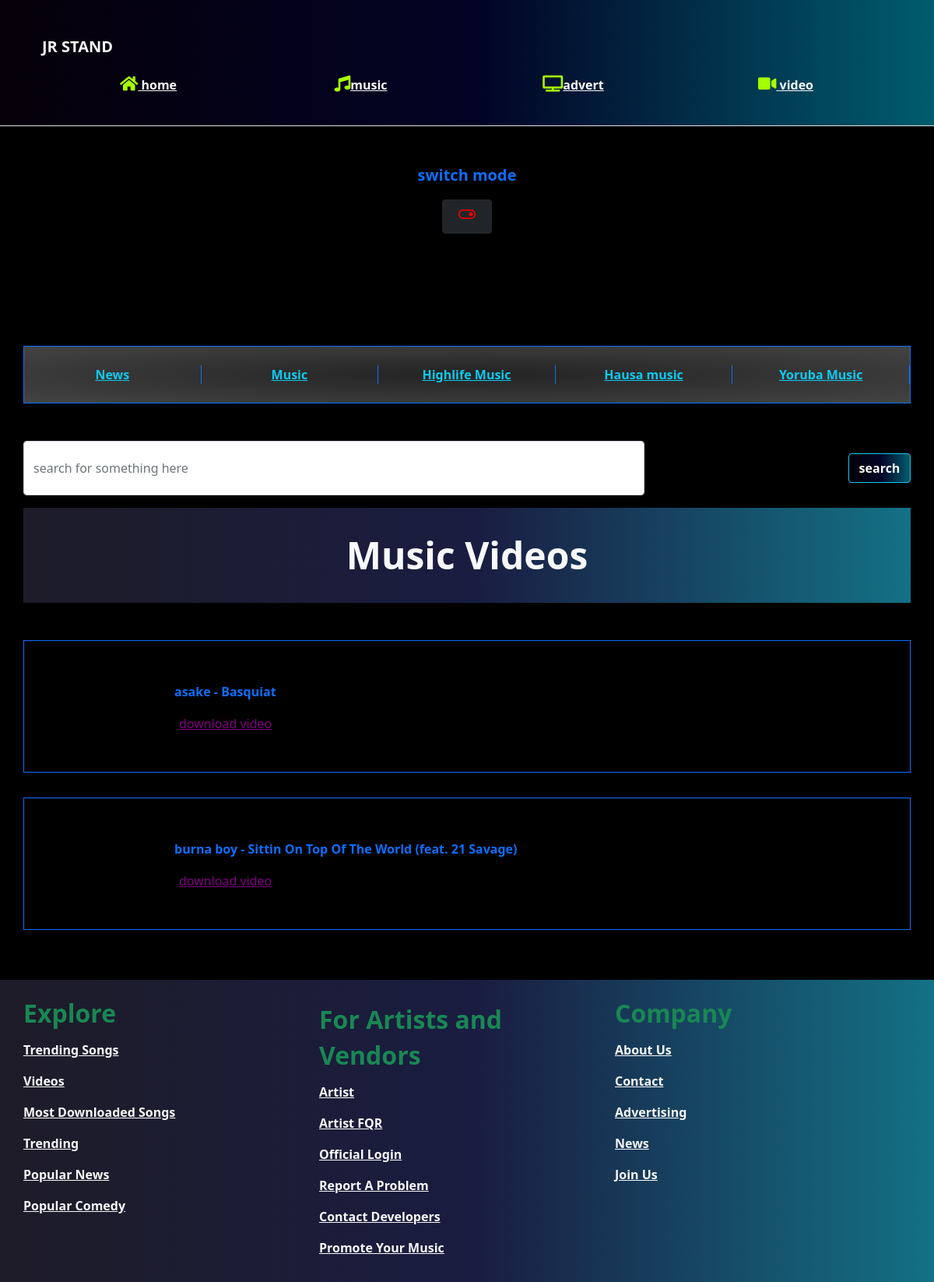
Screenshot of /html/video.php with the database file from the repository.
### tables this page shows
CREATE TABLE `songs` (
  `song_id` varchar(100) NOT NULL,
  `artist` varchar(100) DEFAULT NULL,
  `song_name` varchar(150) NOT NULL,
  `song` text DEFAULT NULL,
  `content` text DEFAULT NULL,
  `song_photo` text DEFAULT NULL,
  `genre` varchar(50) NOT NULL,
  `lyrics` text DEFAULT NULL,
  `label` varchar(100) DEFAULT NULL,
  `album` varchar(100) DEFAULT NULL,
  `release_date` date DEFAULT NULL,
  `downloaded` int(11) NOT NULL DEFAULT 0,
  `upload_date` datetime NOT NULL DEFAULT current_timestamp()
);

### utils/functions.php (called while the page is built, shortened)
<?php
function get_songs_by_genre($genre, $start, $pages_number){
    global $conn;
    $query = "SELECT * FROM `songs` WHERE `genre` = '$genre' ORDER BY upload_date DESC LIMIT $start, $pages_number";
    $result = mysqli_query($conn, $query);
    return mysqli_fetch_all($result, MYSQLI_ASSOC);
}

### html/video.php (the view, shortened to what this page needs)
<?php
require_once "../config/db.php";
require_once "../utils/functions.php";
$song_per_page = 10;
if (isset($_GET['page'])) {
    $page = $_GET['page'];
} else {
    $page = 1;
}
$start = ($page - 1) * $song_per_page;
?>
<!doctype html>
<html lang="en">
<head>
    <link href="https://cdn.jsdelivr.net/npm/bootstrap@5.0.2/dist/css/bootstrap.min.css" rel="stylesheet">
    <link rel="stylesheet" href="../css/style.css">
    <link rel="stylesheet" href="https://use.fontawesome.com/releases/v5.5.0/css/all.css">
    <link rel="stylesheet" href="https://use.fontawesome.com/releases/v5.5.0/css/all.css" integrity="sha384-
         B4dIYHKNBt8Bc12p+WXckhzcICo0wtJAoU8YZTY5qE0Id1GSseTk6S+L3BlXeVIU">
    <link rel="stylesheet" href="https://cdnjs.cloudflare.com/ajax/libs/font-awesome/5.15.3/css/all.min.css">
</head>
<body class="">
    <nav class="navbar navbar-light  bg-show shadow-lg  border-bottom py-2">
        <div class="container py-4">
            <div class="container">
                <div class="py-3">
                    <a class="navbar-brand text-light display-3 fw-bolder py-3" href="#">
                        JR STAND
                    </a>
                </div>
                <div class="container py-2">
                    <div class="row">
                        <div class="col img-color">
                            <a href="../index.html" class="text-light fw-bolder">
                                <i class="fas fa-home"></i>
                                home
                            </a>
                        </div>
                        <div class="col img-color">
                            <a href="music.html" class="text-light fw-bolder"> <i class="fas fa-music"></i>music</a>
                        </div>
                        <div class="col img-color">
                            <a href="advertcontact.html" class="text-light fw-bolder"><i class="fas fa-tv"></i>advert</a>
                        </div>
                        <div class="col img-color">
                            <a href="video.html" class="text-light fw-bolder"> <i class="fas fa-video"></i>
                                </i>video</a>
                        </div>
                    </div>
                </div>
            </div>
        </div>
    </nav>
    <div class="container my-5 d-flex align-content-center justify-content-center flex-column ">
        <p class="fw-bolder text-primary fs-5 align-self-center">switch mode</p>
        <button class="btn btn-dark buttonWidth align-self-center" id="mode-switch"><span class="material-symbols-outlined">
            </span></button>
    </div>
    <div class="   shadow-sm py-5 mt-5  table-hover ">
        <div class="container  mt-5 sectionOneBg py-4 border border-primary">
            <div class="row ">
            <div class="col text-primary text-center border-right border-primary">
                    <a href="news.php" class="fw-bolder text-info">News</a>
                </div>
                <div class="col text-primary text-center border-right border-right border-primary">
                    <a href="music.php" class="fw-bolder text-info ">Music</a>
                </div>
                <div class="col text-primary text-center border-right border-right border-primary">
                    <a href="./highlifemusic.php" class="fw-bolder text-info">Highlife Music</a>
                </div>
                <div class="col text-primary text-center border-right border-right border-primary">
                    <a href="hausaMusic.php" class="fw-bolder text-info"> Hausa music</a>
                </div>
                <div class="col text-primary text-center border-right border-right border-primary">
                    <a href="./yorubaMusic.php" class="fw-bolder text-info"> Yoruba Music</a>
                </div>
            </div>
        </div>
    </div>
    <div class="container">
        <form method="post" action="./search.php" class="row flex-wrap">
            <input name="what" class="form-control form bg-input" type="text" placeholder="search for something here">
            <button name="search" class=" btn bg-show fw-bolder text-light ms-auto searchButton rounded-2 btn-outline-info my-3">
                search</button>
        </form>
    </div>
    <div class="container bg-dark my-3 bg-show py-4">
        <div class="col text-capitalize text-lg-center text-light text-sm-start my-2 bg fw-bolder display-5">Music Videos</div>
    </div>
    <div class="container  text-white my-3  ">
        <div class="col py-3  row mt-3 d-flex my-3 ">
            <?php $MUSIC_VIDEO = get_songs_by_genre("music", $start, $song_per_page); ?>
            <?php if ($MUSIC_VIDEO) : ?>
                <?php foreach ($MUSIC_VIDEO as $music_video) : ?>
                    <div class="newdiv border border-primary d-block d-flex flex my-3 ">
                        <div id="img" class="circlerounded col-2">
                            <video src="../videos/<?= json_decode($music_video['song'], true)['name']; ?>" alt="unable to load music image" srcset="" class="imgme img img-fluid font-italic text-danger"></video>
                        </div>
                        <div class="content py-3 d-flex my-3">
                            <div id="artise" class=" text-primary fw-bold my-3">
                                <p><?= $music_video['artist']; ?> - <?= $music_video['song_name']; ?></p>
                                <form method="post" action="./uploadedcontent.php?song=<?= $music_video['song_name']; ?>">
                                    <button name="download" value="<?= json_decode($music_video['song'], true)['name']; ?>" class=" link link-offset-3">download video </button>
                                </form>
                            </div>
                        </div>
                    </div>
                <?php endforeach; ?>
            <?php else : ?>
                <p>No songs available</p>
            <?php endif; ?>
        </div>
    </div>
    <div class="pagination mx-auto text-light">
    </div>
    <footer class="bg-show py-3 bg-dark">
        <div class="container">
            <div class="row  aMargin flex-wrap ">
                <div class="col  centerContent">
                    <h3 class="h2 fw-bolder text-success">Explore</h3>
                    <div class=""><a class="link fw-bold  text-decoration-underline text-capitalize text-light  " href="../index.html">Trending
                            Songs</a></div>
                    <div><a class="link fw-bold text-decoration-underline text-capitalize text-light   " href="#">Videos</a>
                    </div>
                    <div><a class="link fw-bold text-decoration-underline text-capitalize text-light   " href="music.html">most
                            downloaded songs</a></div>
                    <div><a class="link fw-bold text-decoration-underline text-capitalize text-light   " href="../index.html">trending</a></div>
                    <div><a class="link fw-bold text-decoration-underline text-capitalize text-light   " href="news.html">popular
                            news</a></div>
                    <div><a class="link fw-bold text-decoration-underline text-capitalize text-light  " href="comdeyVideos.html">popular
                            comedy</a></div>
                </div>
                <div class="col">
                    <h3 class="h2 fw-bolder text-success">
                        <div class="miss">For Artists and </div> Vendors
                    </h3>
                    <div><a class="link fw-bold text-decoration-underline text-capitalize text-light  " href="https:www.google.com/artist">Artist</a></div>
                    <div><a class="link fw-bold text-decoration-underline text-capitalize text-light   " href="#">Artist
                            FQR</a>
                    </div>
                    <div><a class="link fw-bold text-decoration-underline text-capitalize text-light   " href="../index.php">official
                            login</a></div>
                    <div><a class="link fw-bold text-decoration-underline text-capitalize text-light   " href="advertcontact.html">report
                            a
                            problem</a></div>
                    <div><a class="link fw-bold text-decoration-underline text-capitalize text-light   " href="https:wa.me/+2348076627288">contact
                            developers</a></div>
                    <div><a class="link fw-bold text-decoration-underline text-capitalize text-light  " href="advertcontact.html">promote
                            your music</a></div>
                </div>
                <div class="col">
                    <h3 class="h2 fw-bolder text-success ms-xxl-5">Company</h3>
                    <div class="ms-xxl-5"><a class="link fw-bold text-decoration-underline text-capitalize text-light  " href="advertcontact.html">About
                            us</a></div>
                    <div class="ms-xxl-5"><a class="link fw-bold text-decoration-underline text-capitalize text-light   " href="advertcontact.html">Contact</a>
                    </div>
                    <div class="ms-xxl-5"><a class="link fw-bold text-decoration-underline text-capitalize text-light   " href="advertcontact.html">Advertising</a>
                    </div>
                    <div class=" ms-xxl-5"><a class="link fw-bold text-decoration-underline text-capitalize text-light   " href="news.html">News</a>
                    </div>
                    <div class="ms-xxl-5"><a class="link fw-bold text-decoration-underline text-capitalize text-light " href="advertcontact.html">join
                            us</a>
                    </div>
                </div>
            </div>
        </div>
    </footer>
</body>
</html>

### css/style.css (style rules this page uses)
:root { --blue: #1e90ff; --white: linear-gradient(90deg, rgba(20, 0, 36, 0.247) 0%, rgba(9, 9, 121, 0.301) 51%, rgba(0, 213, 255, 0.432) 100%); }
body { background-color: black; color: white; }
.mx-auto { display: flex; justify-content: center !important; }
.imgme { width: 5.5rem !important; height: 5.5rem !important; border-radius: 50%; }
.link-offset-3 { border: none !important; background-color: transparent !important; color: purple !important; text-decoration: underline !important; }
.material-symbols-outlined { color: red; font-variation-settings: 'FILL' 0, 'wght' 400, 'GRAD' 0, 'opsz' 48 }
.fas { color: rgb(166, 255, 0) !important; font-size: 1.3rem; }
.bg-show { background: black; background: linear-gradient(90deg, rgba(20, 0, 36, 0.247) 0%, rgba(9, 9, 121, 0.301) 51%, rgba(0, 213, 255, 0.432) 100%); }
.img-color { color: brown; display: flex; justify-content: center; }
.buttonWidth { width: 4rem; }
.border-right { border-right: white solid 1px; }
.sectionOneBg { background: radial-gradient(rgba(255, 255, 255, 0.137), rgba(255, 255, 255, 0.267)); }
.form { width: 70%; }
.searchButton { width: 5rem !important; }
.centerContent { display: flex !important; flex-direction: column !important; align-content: center !important; }
.aMargin div { padding: 0.5rem 0; }
.newdiv { display: flex; height: 170px; width: 100%; padding: 5px; }
.newdiv .img { height: 100%; width: 30%; }
.newdiv .content { padding: 10px 0px; }

### rows the page displays
songs: artist "asake", song_name "Basquiat"
songs: artist "burna boy", song_name "Sittin On Top Of The World (feat. 21 Savage)"
